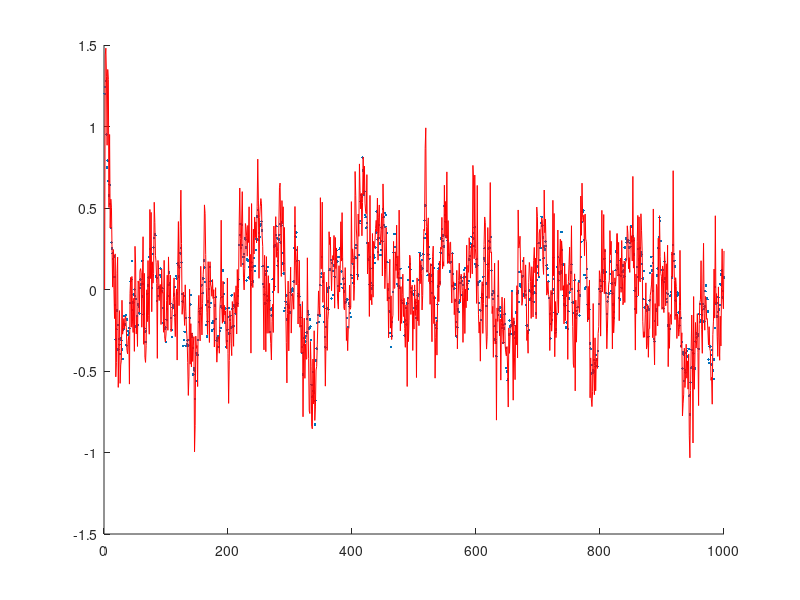
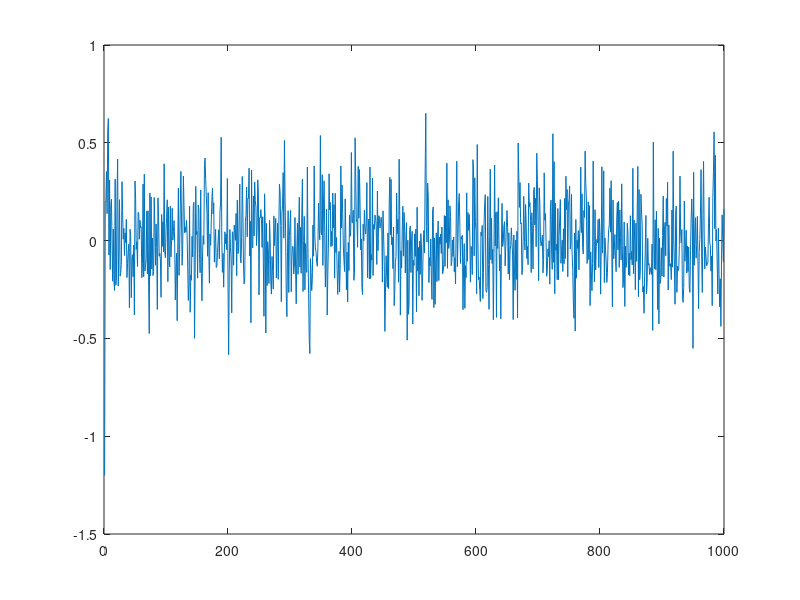
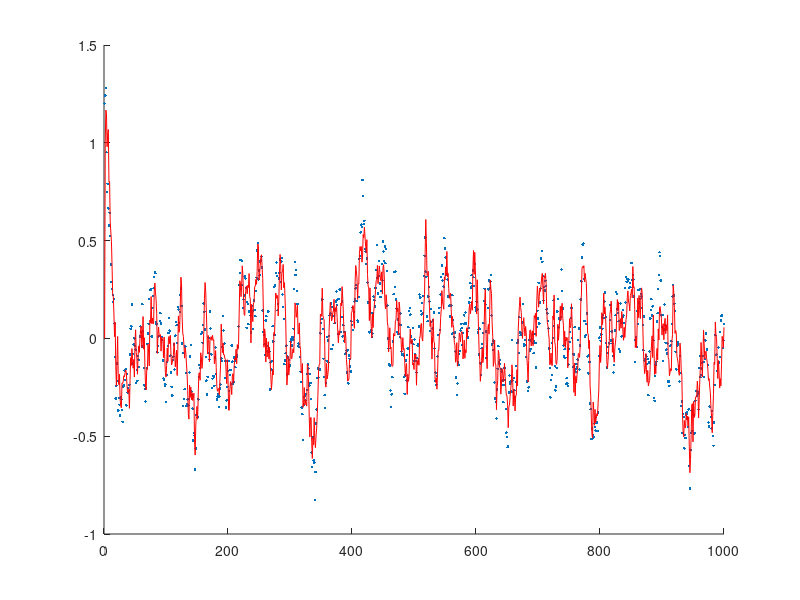
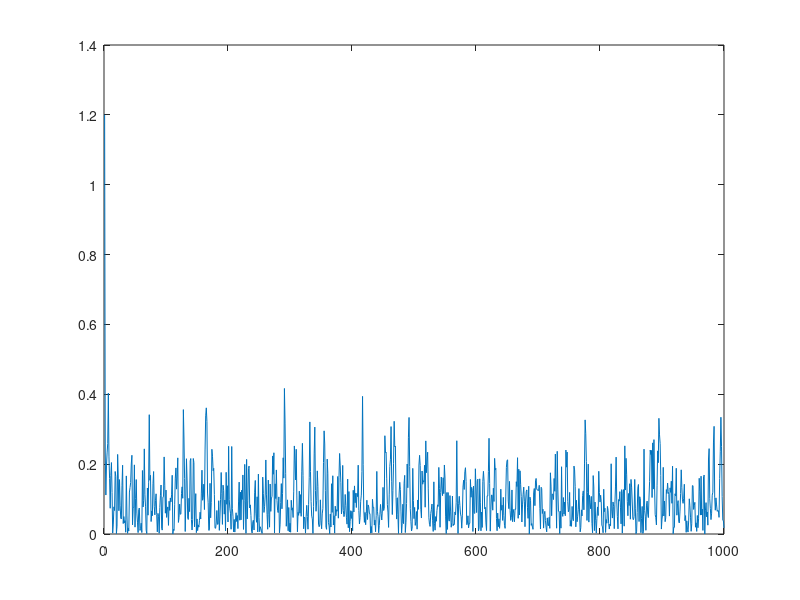

These charts were generated, in order, by the following MATLAB code:
%% karlman filter
clear all; close all;
L = 1000;
p = 1;
q = 1;
A = 0.9 * eye(p);
C = 1;
w = randn(p,L) * 0.1;
v = randn(q,L) * 0.2;
Q = w * w' / L;
R = v * v' / L;
xx(1) = randn;
xe(1) = 0;
Pk = eye(p) * 0.1;

for ii = 2 : L
    xx(ii) = A * xx(ii-1) + w(ii-1);
    yy(ii) = C * xx(ii) + v(ii);
    Pke = A * Pk * A' + Q;
    H = Pke * C' * inv(C * Pke * C' + R);
    xe(ii) = A * xe(ii-1) + H * (yy(ii) - C * A * xe(ii-1));
    Pk = Pke - H * C * Pke;
end

figure, hold on;
plot(xx,'.');plot(yy,'r');

figure, plot(yy - xx);

figure, hold on;
plot(xx,'.');plot(xe,'r');

figure, plot(abs(xx-xe));